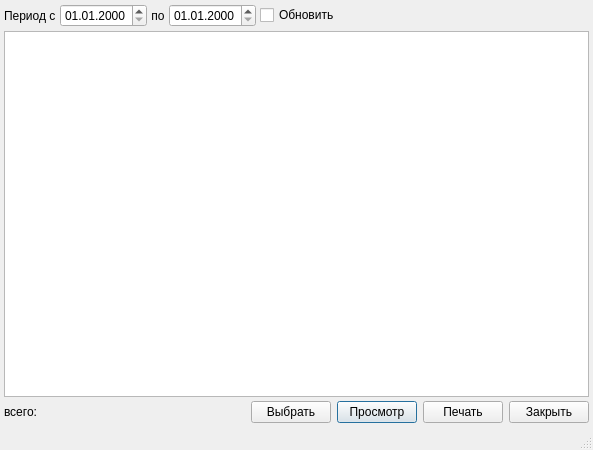
<?xml version="1.0" encoding="UTF-8"?>
<ui version="4.0">
 <class>MenuDialog</class>
 <widget class="QDialog" name="MenuDialog">
  <property name="windowModality">
   <enum>Qt::ApplicationModal</enum>
  </property>
  <property name="geometry">
   <rect>
    <x>0</x>
    <y>0</y>
    <width>593</width>
    <height>450</height>
   </rect>
  </property>
  <property name="windowTitle">
   <string>Список записей</string>
  </property>
  <property name="sizeGripEnabled">
   <bool>true</bool>
  </property>
  <property name="modal">
   <bool>true</bool>
  </property>
  <layout class="QGridLayout" name="gridLayout">
   <property name="margin">
    <number>4</number>
   </property>
   <property name="spacing">
    <number>4</number>
   </property>
   <item row="0" column="0">
    <widget class="QLabel" name="lblPeriod">
     <property name="text">
      <string>Период с</string>
     </property>
    </widget>
   </item>
   <item row="0" column="1">
    <widget class="CDateEdit" name="edtBegDate">
     <property name="displayFormat">
      <string>dd.MM.yyyy</string>
     </property>
    </widget>
   </item>
   <item row="0" column="2">
    <widget class="QLabel" name="lblFor">
     <property name="text">
      <string>по</string>
     </property>
     <property name="alignment">
      <set>Qt::AlignCenter</set>
     </property>
    </widget>
   </item>
   <item row="0" column="3">
    <widget class="CDateEdit" name="edtEndDate">
     <property name="displayFormat">
      <string>dd.MM.yyyy</string>
     </property>
    </widget>
   </item>
   <item row="0" column="4">
    <widget class="QCheckBox" name="chkUpdate">
     <property name="text">
      <string>Обновить</string>
     </property>
    </widget>
   </item>
   <item row="0" column="5">
    <spacer name="horizontalSpacer">
     <property name="orientation">
      <enum>Qt::Horizontal</enum>
     </property>
     <property name="sizeHint" stdset="0">
      <size>
       <width>287</width>
       <height>20</height>
      </size>
     </property>
    </spacer>
   </item>
   <item row="1" column="0" colspan="6">
    <widget class="CTableView" name="tblItems">
     <property name="whatsThis">
      <string comment="ура!">список записей</string>
     </property>
     <property name="tabKeyNavigation">
      <bool>false</bool>
     </property>
     <property name="alternatingRowColors">
      <bool>true</bool>
     </property>
    </widget>
   </item>
   <item row="2" column="0" colspan="6">
    <layout class="QHBoxLayout">
     <property name="spacing">
      <number>6</number>
     </property>
     <property name="margin">
      <number>0</number>
     </property>
     <item>
      <widget class="QLabel" name="label">
       <property name="text">
        <string>всего: </string>
       </property>
      </widget>
     </item>
     <item>
      <spacer>
       <property name="orientation">
        <enum>Qt::Horizontal</enum>
       </property>
       <property name="sizeHint" stdset="0">
        <size>
         <width>40</width>
         <height>20</height>
        </size>
       </property>
      </spacer>
     </item>
     <item>
      <widget class="QPushButton" name="btnSelected">
       <property name="text">
        <string>Выбрать</string>
       </property>
      </widget>
     </item>
     <item>
      <widget class="QPushButton" name="btnEdit">
       <property name="whatsThis">
        <string>изменить текущую запись</string>
       </property>
       <property name="text">
        <string>Просмотр</string>
       </property>
       <property name="shortcut">
        <string>F4</string>
       </property>
       <property name="default">
        <bool>true</bool>
       </property>
      </widget>
     </item>
     <item>
      <widget class="QPushButton" name="btnPrint">
       <property name="text">
        <string>Печать</string>
       </property>
      </widget>
     </item>
     <item>
      <widget class="QPushButton" name="btnCancel">
       <property name="whatsThis">
        <string>выйти из списка без выбора</string>
       </property>
       <property name="text">
        <string>Закрыть</string>
       </property>
      </widget>
     </item>
    </layout>
   </item>
   <item row="3" column="0">
    <widget class="QStatusBar" name="statusBar">
     <property name="sizePolicy">
      <sizepolicy hsizetype="Preferred" vsizetype="Fixed">
       <horstretch>0</horstretch>
       <verstretch>0</verstretch>
      </sizepolicy>
     </property>
     <property name="toolTip">
      <string>A status bar</string>
     </property>
     <property name="whatsThis">
      <string>A status bar.</string>
     </property>
     <property name="sizeGripEnabled">
      <bool>false</bool>
     </property>
    </widget>
   </item>
  </layout>
 </widget>
 <customwidgets>
  <customwidget>
   <class>CDateEdit</class>
   <extends>QDateEdit</extends>
   <header>library/DateEdit.h</header>
  </customwidget>
  <customwidget>
   <class>CTableView</class>
   <extends>QTableView</extends>
   <header>library/TableView.h</header>
  </customwidget>
 </customwidgets>
 <tabstops>
  <tabstop>edtBegDate</tabstop>
  <tabstop>edtEndDate</tabstop>
  <tabstop>chkUpdate</tabstop>
  <tabstop>tblItems</tabstop>
  <tabstop>btnSelected</tabstop>
  <tabstop>btnEdit</tabstop>
  <tabstop>btnPrint</tabstop>
  <tabstop>btnCancel</tabstop>
 </tabstops>
 <resources/>
 <connections>
  <connection>
   <sender>btnCancel</sender>
   <signal>clicked()</signal>
   <receiver>MenuDialog</receiver>
   <slot>reject()</slot>
   <hints>
    <hint type="sourcelabel">
     <x>587</x>
     <y>444</y>
    </hint>
    <hint type="destinationlabel">
     <x>119</x>
     <y>449</y>
    </hint>
   </hints>
  </connection>
 </connections>
</ui>
